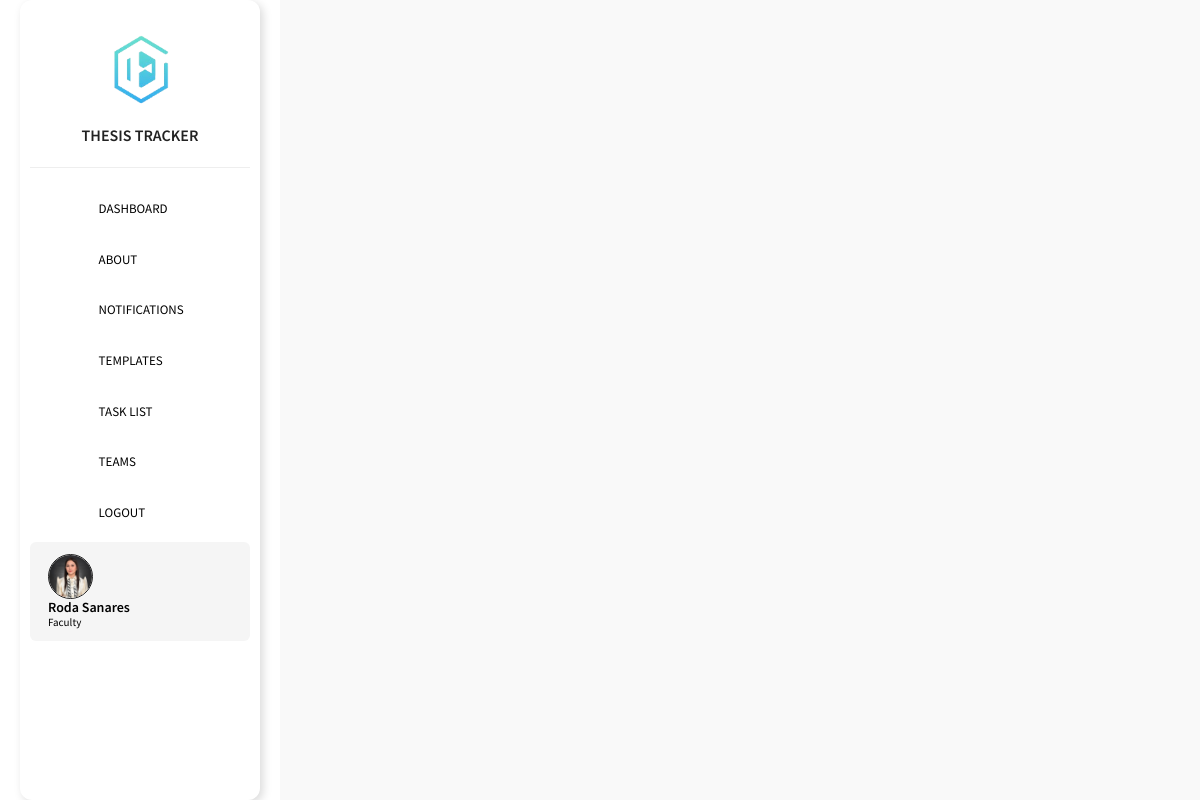
/admin/assignation.php (signed in), run on the app's committed database.
### tables this page shows
CREATE TABLE `users` (
  `id` int(11) NOT NULL,
  `img` text NOT NULL DEFAULT 'default.png',
  `firstname` text NOT NULL,
  `lastname` text NOT NULL,
  `middlename` text NOT NULL,
  `section` varchar(255) DEFAULT NULL,
  `yr_lvl` varchar(255) DEFAULT NULL,
  `email` text NOT NULL,
  `password` text NOT NULL,
  `passwordtxt` text NOT NULL,
  `department` text NOT NULL,
  `contact` text NOT NULL,
  `address` text NOT NULL,
  `code` int(11) NOT NULL,
  `verification_code` int(11) NOT NULL,
  `type` int(1) NOT NULL DEFAULT 2 COMMENT '0=admin,1=adviser,2=student',
  `status` int(1) NOT NULL
);

### config/config.php (called while the page is built, shortened)
<?php
class Connection {
    private $servername = "localhost";
    private $username = "root";
    private $password = "";
    private $dbname = "dlsu";
    private $port = 3307;
    public function conn() {
        try {
            $this->dsn = "mysql:host=".$this->servername.";port=".$this->port.";dbname=".$this->dbname;
            $this->pdo = new PDO($this->dsn, $this->username, $this->password, [
                PDO::ATTR_ERRMODE => PDO::ERRMODE_EXCEPTION,
                PDO::ATTR_DEFAULT_FETCH_MODE => PDO::FETCH_ASSOC
            ]);
            return $this->pdo;
        } catch (PDOException $e) {
            die("Connection failed: " . $e->getMessage());
        }
    }
}
?>

### admin/sidebar.php (shortened to what this page needs)
<aside class="main-sidebar">
  <section class="sidebar">
    <div class="sidebar-logo">
      <img src="../images/thesishub_logo2.png" alt="Thesis Hub Logo">
    </div>
    <p class="title">THESIS TRACKER</p>
    <hr class="my-4">
    <ul class="sidebar-menu">
    <li><a href="dashboard.php" style="color: black;"><i class="fas fa-tachometer-alt"></i> <span>DASHBOARD</span></a></li>
      <li><a href="about.php" style="color: black;"><i class="fas fa-info-circle"></i> <span>ABOUT</span></a></li>
      <?php if($_SESSION['type'] != 0): ?>
        <li><a href="notifications.php" style="color: black;"><i class="fas fa-bell"></i> <span>NOTIFICATIONS</span></a></li>
      <?php endif; ?>
      <li><a href="templates.php" style="color: black;"><i class="fas fa-book"></i> <span>TEMPLATES</span></a></li>
      <?php if($_SESSION['type'] == 1 || $_SESSION['type'] == 2): ?>
        <li><a href="tasklist.php" style="color: black;"><i class="fas fa-tasks"></i> <span>TASK LIST</span></a></li>
      <?php endif; ?>
      <li><a href="teams.php" style="color: black;"><i class="fas fa-users"></i> <span>TEAMS</span></a></li>
      <li><a style="color: black;" href="../logout.php" onclick="return confirm('Are you sure you want to logout?');"><i class="fas fa-sign-out-alt"></i> <span>LOGOUT</span></a></li>
    </ul>
    <ul class="sidebar-menu">
      <li>
        <?php
          $sql = "SELECT * FROM users WHERE id = '".$_SESSION['id']."'";
          $stmt = $this->conn()->query($sql);
          $row = $stmt->fetch();
        ?>
        <a href="#profile" data-toggle="modal" id="updateprofile" class="sidebar-profile"
          data-firstname="<?= $row['firstname'] ?>"
          data-users_id="<?= $row['id'] ?>"
          data-lastname="<?= $row['lastname'] ?>"
          data-email="<?= $row['email'] ?>"
          data-img="<?= $row['img'] ?>"
        >
          <img src="../images/<?php echo $row['img'] ?>" alt="User Profile">
          <div class="profile-info">
            <span class="name"><?php echo $row['firstname'] . " " . $row['lastname']; ?></span>
            <span class="role"><?php echo ($_SESSION['type'] == 1) ? "Faculty" : ($_SESSION['type'] == 2 ? "Student" : "Admin"); ?></span>
          </div>
        </a>
      </li>
    </ul>
  </section>
</aside>

### admin/head.php (style rules this page uses)
i { font-style: normal; }

### admin/sidebar.php (style rules this page uses)
.main-sidebar { position: fixed; left: 20px; top: 50%; transform: translateY(-50%); width: 240px; background: #ffffff; border-radius: 12px; box-shadow: 3px 3px 10px rgba(0, 0, 0, 0.15); padding: 10px; transition: all 0.3s ease-in-out; }
.sidebar-logo { text-align: center; padding: 10px 0; }
.sidebar-logo img { width: 80%; max-width: 120px; }
.title { font-size: 16px; font-weight: 600; text-align: center; color: #222; margin-bottom: 15px; }
.sidebar-menu { list-style: none; padding: 0; margin: 0; }
.sidebar-menu li { display: block; margin-bottom: 8px; }
.sidebar-menu a { display: flex; align-items: center; padding: 8px 12px; font-size: 13px; border-radius: 6px; transition: all 0.3s ease; color: #222; font-weight: 500; text-decoration: none; white-space: nowrap; }
.sidebar-menu i { font-size: 14px; margin-right: 8px; color: #222; transition: color 0.3s ease; }
.sidebar-profile { display: flex; align-items: center; gap: 10px; padding: 10px; background: #f5f5f5; border-radius: 8px; font-size: 13px; font-weight: 500; transition: 0.3s ease; color: black; white-space: nowrap; overflow: hidden; text-decoration: none; }
.sidebar-profile img { width: 45px; height: 45px; border-radius: 50%; object-fit: cover; border: 1.5px solid #222; }
.sidebar-profile .profile-info { display: flex; flex-direction: column; line-height: 1.2; }
.sidebar-profile .profile-info .name { font-weight: 600; font-size: 14px; color: black; }
.sidebar-profile .profile-info .role { font-size: 11px; color: black; }

### data on the page
users: img (picture), firstname "Roda", lastname "Sanares"
